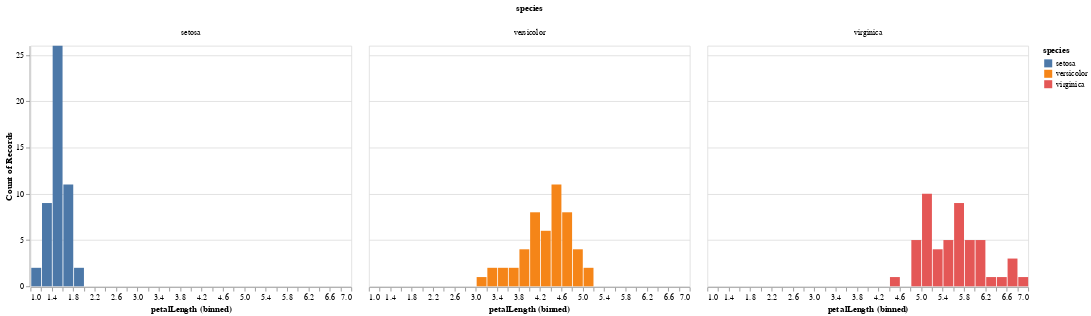

The notebook cell this image was saved under:
### Markdown cell above
*2. Различные кодирования*

### Code cell
alt.Chart(iris).mark_bar().encode(
    x=alt.X('petalLength', bin=alt.Bin(maxbins=40)),
    y='count()',
    color='species',
    column='species'
)

### Figure 1 — Vega-Lite specification as saved in the notebook (floating-point values rounded to 4 significant figures; data arrays with more than 128 entries replaced by an {"elided": "..."} marker saying what was removed)
{"config": {"view": {"continuousWidth": 400, "continuousHeight": 300}}, "data": {"name": "data-a264acbd6e539a8b3afc0cb5f240fb57"}, "mark": "bar", "encoding": {"color": {"type": "nominal", "field": "species"}, "column": {"type": "nominal", "field": "species"}, "x": {"type": "quantitative", "bin": {"maxbins": 40}, "field": "petalLength"}, "y": {"type": "quantitative", "aggregate": "count"}}, "$schema": "https://vega.github.io/schema/vega-lite/v4.8.1.json", "datasets": {"data-a264acbd6e539a8b3afc0cb5f240fb57": {"elided": "150 records"}}}
